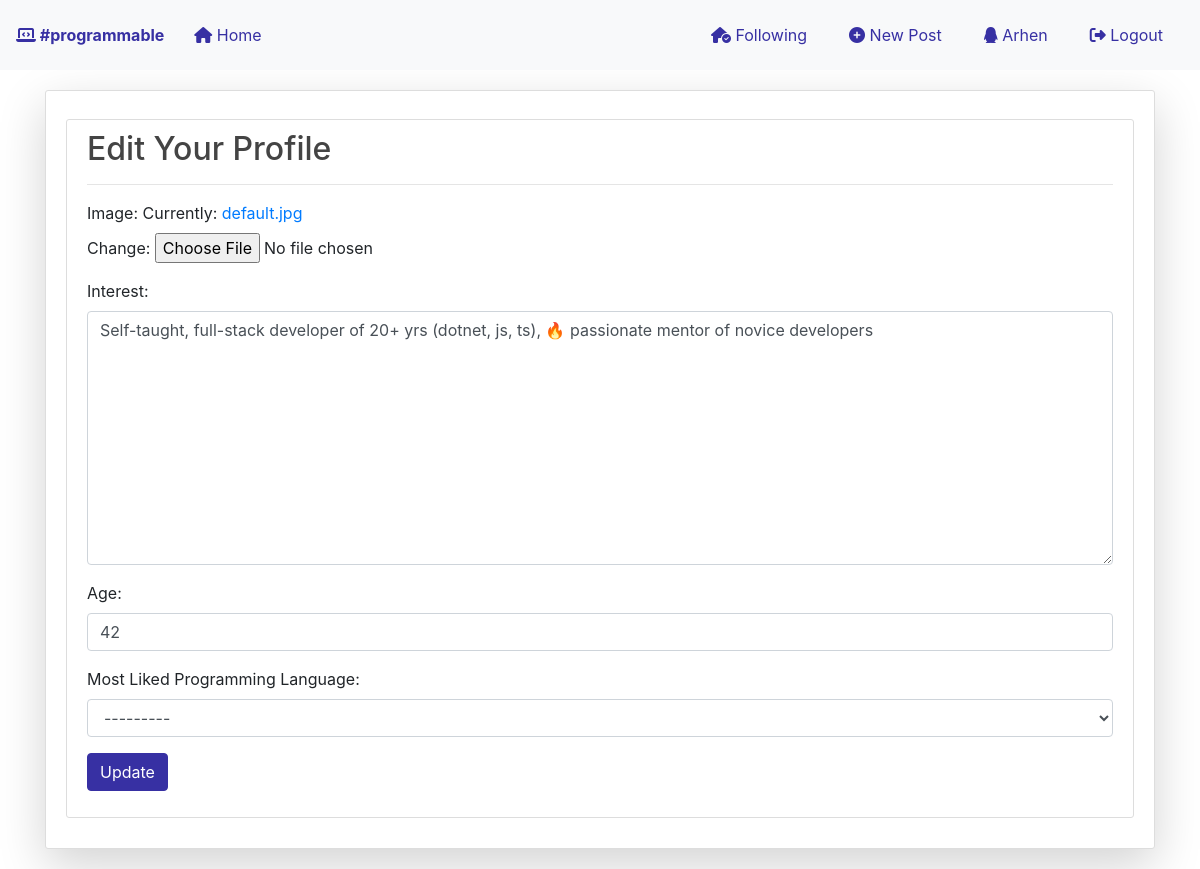
The page /profile/edit/7/ (signed in) on the database its author committed.
### users/models.py (models this page shows, shortened)
class Profile(models.Model):
    user = models.OneToOneField(User, on_delete=models.CASCADE, default=None)
    image = models.ImageField(default="default.jpg", upload_to="profile_pics")
    interest = models.TextField(default="NO INFO", blank=True)
    age = models.IntegerField(default="0")
    programmingLanguage = models.TextField(default="NO INFO",
                                           blank=True,
                                           null=True,
                                           choices=[('Python', 'Python'),
                                                    ('Java', 'Java'),
                                                    ('Visual Basic',
                                                     'Visual Basic')])
    followers = models.ManyToManyField(User, related_name="followers")

### users/views.py (the view, shortened to what this page needs)
class ProfileUpdateStatus(LoginRequiredMixin, UserPassesTestMixin, UpdateView):
    model = Profile
    template_name = "users/profile_update.html"
    form_class = ProfileUpdateForm
    def test_func(self):
        return self.request.user == self.get_object().user

### users/forms.py
class ProfileUpdateForm(forms.ModelForm):
    class Meta:
        model = Profile
        fields = ["image", "interest", "age", "programmingLanguage"]
        widgets = {
            'interest': forms.Textarea(attrs={'class': 'form-control'}),
            'age': forms.NumberInput(attrs={'class': 'form-control'}),
            'programmingLanguage': forms.Select(attrs={'class': 'form-control'}),
        }
        labels = {
            'programmingLanguage': 'Most Liked Programming Language',
        }

### templates/users/profile_update.html (shortened to what this page needs)
{% extends "base.html" %} {% block content %}
<div class="content-section pt-2 mt-3 shadow-lg">
  <div class="content-section">
    <h2>Edit Your Profile</h2>
    <hr />
    <div class="form-group">
      <form method="post" enctype="multipart/form-data">
        <div class="user-box">
          {{ form.as_p }}
          <input type="submit" value="Update" class="btn btn-main" />
        </div>
      </form>
    </div>
  </div>
</div>
{% endblock %}

### templates/base.html (shortened to what this page needs)
{% load static %}
<!DOCTYPE html>
<html lang="en">
  <head>
    <link
      rel="stylesheet"
      href="https://stackpath.bootstrapcdn.com/bootstrap/4.3.1/css/bootstrap.min.css"
    />
    <link
      rel="stylesheet"
      href="https://use.fontawesome.com/releases/v6.1.2/css/all.css"
    />
    <link rel="stylesheet" href="{% static 'main-min.css' %}" />
  </head>
  <body>
    <nav class="navbar navbar-expand-lg navbar-light bg-light">
      <a class="font-weight-bold color-a" href="{% url 'blog-home' %}"
        ><i class="fa-solid fa-laptop-code"></i> #programmable</a
      >
      <div class="collapse navbar-collapse" id="navbarSupportedContent">
        <ul class="navbar-nav mr-auto" style="margin-left: 15px">
          <li class="nav-item active">
            <a class="color-a" href="{% url 'blog-home' %}"
              ><i class="fas fa-home" style="margin-left: 15px"></i> Home
              <span class="sr-only">(current)</span></a
            >
          </li>
        </ul>
        {% if user.is_authenticated %}
        <a class="btn m-2 color-a" href="{% url 'following' %}"
          ><i
            class="fa-solid fa-house-circle-check"
          ></i>
          Following</a
        >
        <a href="{% url 'new-post' %}" class="btn m-2 color-a"
          ><i class="fas fa-circle-plus"></i> New Post</a
        >
        <a href="{% url 'profile' user.username %} " class="btn m-2 color-a"
          ><i class="fa-brands fa-qq"></i> {{ user.username }}
        </a>
        <a href="{% url 'logout' %} " class="btn m-2 color-a"
          ><i class="fas fa-sign-out-alt"></i> Logout</a
        >
        {% endif %}
      </div>
    </nav>
    <div class="container my-bg">
       {% block content %} {% endblock %}
    </div>
  </body>
</html>

### static/main-min.css (style rules this page uses)
:root { --input-border:#8b8a8b;--input-focus-h:245;--input-focus-s:100%;--input-focus-l:42%; }
h1,h2,h3,h4,h5,h6 { color:#444444; }
.content-section { background:#ffffff;padding:10px 20px;border:1px solid #dddddd;border-radius:3px;margin-bottom:20px; }
.color-a { color:#3730a3;-webkit-transition:all .5s ease;-o-transition:all .5s ease;transition:all .5s ease; }
.btn-main { color:#fff;background-color:#3730a3;border-color:#3730a3;-webkit-transition:all .5s ease;-o-transition:all .5s ease;transition:all .5s ease; }
.content-section { margin-top:20px!important; }

### rows shown on the page
Profile: interest "Self-taught, full-stack developer of 20+ yrs (dotnet, js, ts), 🔥 passionate mentor of novice developers", age "42", programmingLanguage "---------"

### other values the page prints
{{ user.username }} "Arhen"
